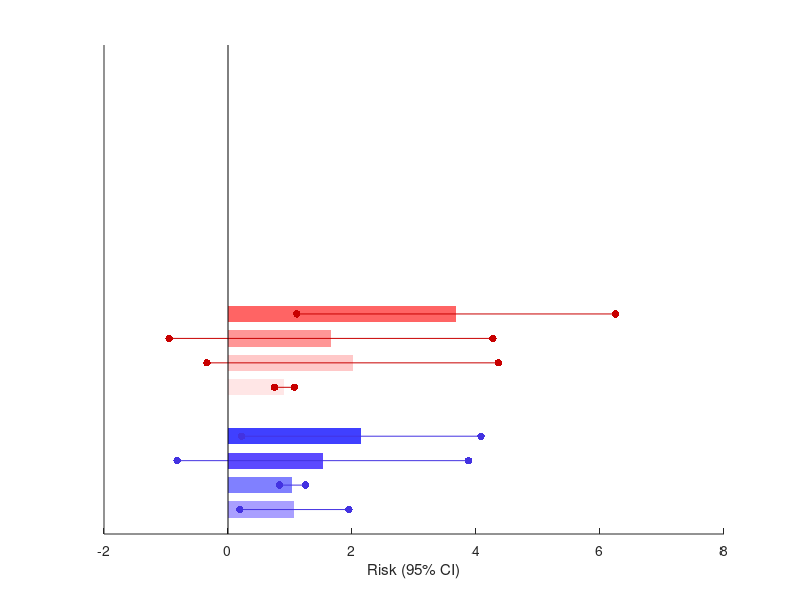

MATLAB code to generate this figure: (Note: this script raises an error after producing the figure.)
%%

clc
clear
close all
set(0,'defaultfigurecolor','w')

figure_fontsize=18;

yy=-[
     
     15+2
     16.5+2
     18+2
     19.5+2
     
     21.5+3
     23+3
     24.5+3
     26+3];

xx1=[3.68 1.11, 6.25
    1.66 -0.95, 4.27
    2.01 -0.34, 4.36
    0.91 0.75, 1.07
    
    2.15 0.22, 4.08
    1.53 -0.82, 3.88
    1.04 0.83, 1.25
    1.07 0.19, 1.95];

oo1=[0
    0
    0
    0
    
    0
    0
    0
    0
    
    ];

BarColor=[
    255 100 100
    255 150 150
    255 200 200
    255 230 230
    
    64 64 255
    92 74 255
    128 128 255
    169 159 255
    ]/255;

MarkerColor=[200 0 0
    200 0 0
    200 0 0
    200 0 0
    
    67 50 225
    67 50 225
    67 50 225
    67 50 225
    
    ]/255;


fig1=figure(1);
for i=1:8
    rectangle('Position',[oo1(i),yy(i),xx1(i,1),1],'FaceColor',BarColor(i,:),'EdgeColor','none')
    hold on
    scatter(xx1(i,2),yy(i)+0.5,30,MarkerColor(i,:),'o','filled')
    hold on
    scatter(xx1(i,3),yy(i)+0.5,30,MarkerColor(i,:),'o','filled')
    hold on
    linex=[xx1(i,2),xx1(i,3)];
    liney=[yy(i),yy(i)]+0.5;
    plot(linex,liney,'-','color',MarkerColor(i,:))
end
set(gca,'ytick',[],'yticklabel',[])

xref=[0 0];
yref=[0 -30];
plot(xref,yref,'-k')

xlabel('Risk (95% CI)')
fig1.Position = [475 79 286 898];
set(gca,'fontsize',figure_fontsize,'fontname','times new roman')



%%

xx2=[2.48 0.80, 4.16
    1.16 -0.74, 3.06
    0.54 -0.99, 2.07
    1.06 0.02, 2.10
    
    0.98 -0.60, 2.56
    0.52 -1.24, 2.28
    0.10 -0.04, 0.24
    0.88 -0.14, 1.90
    
];

oo2=[0
    0
    0
    0
    
    0
    0
    0
    0
    
 ];



fig2=figure(2);
for i=1:8
    rectangle('Position',[oo2(i),yy(i),xx2(i,1),1],'FaceColor',BarColor(i,:),'EdgeColor','none')
    hold on
    scatter(xx2(i,2),yy(i)+0.5,30,'ok','filled')
    hold on
    scatter(xx2(i,3),yy(i)+0.5,30,'ok','filled')
    hold on
    linex=[xx2(i,2),xx2(i,3)];
    liney=[yy(i),yy(i)]+0.5;
    plot(linex,liney,'-k')
end
set(gca,'ytick',[],'yticklabel',[])

xref=[0 0];
yref=[0 -30];
plot(xref,yref,'-k')
xlim([-2,6])
xlabel('Risk (%)')
fig2.Position = [475 79 286 898];
set(gca,'fontsize',figure_fontsize,'fontname','times new roman')


%%



xx3=[0.17 -0.34, 0.68
    0.18 -1.61, 1.97
    0.34 -1.58, 2.26
    1.00 -0.64, 2.64
    
    0.60 -0.60, 1.26
    0.23 -1.50, 1.96
    0.51 -1.31, 2.33
    0.62 -0.92, 2.16];

oo3=[0
    0
    0
    0
    
    0
    0
    0
    0
];



fig3=figure(3);
for i=1:8
    rectangle('Position',[oo3(i),yy(i),xx3(i,1),1],'FaceColor',BarColor(i,:),'EdgeColor','none')
    hold on
    scatter(xx3(i,2),yy(i)+0.5,30,'ok','filled')
    hold on
    scatter(xx3(i,3),yy(i)+0.5,30,'ok','filled')
    hold on
    linex=[xx3(i,2),xx3(i,3)];
    liney=[yy(i),yy(i)]+0.5;
    plot(linex,liney,'-k')
end
set(gca,'ytick',[],'yticklabel',[])

xref=[0 0];
yref=[0 -30];
plot(xref,yref,'-k')
xlim([-2,6])
xlabel('Risk (%)')
fig3.Position = [475 79 286 898];
set(gca,'fontsize',figure_fontsize,'fontname','times new roman')

%%



xx4=[1.68 -0.24, 3.60
    0.36 -0.11, 0.83
    1.41 -2.38, 5.20
    1.05 -1.11, 3.21
    
    1.87 -1.75, 5.49
    0.55 -1.88, 2.98
    0.78 -1.73, 3.29
    0.99 -1.05, 3.03
    
];

oo4=[0
    0
    0
    0
    
    0
    0
    0
    0];
    



fig4=figure(4);
for i=1:8
    rectangle('Position',[oo4(i),yy(i),xx4(i,1),1],'FaceColor',BarColor(i,:),'EdgeColor','none')
    hold on
    scatter(xx4(i,2),yy(i)+0.5,30,'ok','filled')
    hold on
    scatter(xx4(i,3),yy(i)+0.5,30,'ok','filled')
    hold on
    linex=[xx4(i,2),xx4(i,3)];
    liney=[yy(i),yy(i)]+0.5;
    plot(linex,liney,'-k')
end
set(gca,'ytick',[],'yticklabel',[])

xref=[0 0];
yref=[0 -30];
plot(xref,yref,'-k')
xlim([-4,8])
xlabel('Risk (%)')
fig4.Position = [475 79 286 898];
set(gca,'fontsize',figure_fontsize,'fontname','times new roman')





fig5=figure(5)
fig5.Position = [475 79 1500 898];
[ha,pos]=tight_subplot(1,4,[0.1 0.1],[0.1 0.1],[0.1,0.1])

axes(ha(2))

for i=1:8
    rectangle('Position',[oo1(i),yy(i),xx1(i,1),1],'FaceColor',BarColor(i,:),'EdgeColor','none')
    hold on
    scatter(xx1(i,2),yy(i)+0.5,30,MarkerColor(i,:),'o','filled')
    hold on
    scatter(xx1(i,3),yy(i)+0.5,30,MarkerColor(i,:),'o','filled')
    hold on
    linex=[xx1(i,2),xx1(i,3)];
    liney=[yy(i),yy(i)]+0.5;
    plot(linex,liney,'-','color',MarkerColor(i,:))
end
xlim([-4,8])
ylim([-30 0])
set(gca,'ytick',[],'yticklabel',[])
set(gca,'xtick',[-4:2:8],'xticklabel',[-4:2:8])
%xref=[0 0];
%yref=[0 -30];
%plot(xref,yref,'-k')


xlabel('Risk (95% CI)')
set(gca,'fontsize',figure_fontsize,'fontname','times new roman')
set(gca,'YAxisLocation','Origin')
axes(ha(3))

for i=1:8
    rectangle('Position',[oo2(i),yy(i),xx2(i,1),1],'FaceColor',BarColor(i,:),'EdgeColor','none')
    hold on
    scatter(xx2(i,2),yy(i)+0.5,30,MarkerColor(i,:),'o','filled')
    hold on
    scatter(xx2(i,3),yy(i)+0.5,30,MarkerColor(i,:),'o','filled')
    hold on
    linex=[xx2(i,2),xx2(i,3)];
    liney=[yy(i),yy(i)]+0.5;
    plot(linex,liney,'-','color',MarkerColor(i,:))
end
set(gca,'ytick',[],'yticklabel',[])
set(gca,'xtick',[-4:2:8],'xticklabel',[-4:2:8])
xref=[0 0];
%yref=[0 -30];
%plot(xref,yref,'-k')
xlim([-4,8])
ylim([-30 0])

xlabel('Risk (95% CI)')
set(gca,'YAxisLocation','Origin')
set(gca,'fontsize',figure_fontsize,'fontname','times new roman')


axes(ha(4))

for i=1:8
    rectangle('Position',[oo3(i),yy(i),xx3(i,1),1],'FaceColor',BarColor(i,:),'EdgeColor','none')
    hold on
    scatter(xx3(i,2),yy(i)+0.5,30,MarkerColor(i,:),'o','filled')
    hold on
    scatter(xx3(i,3),yy(i)+0.5,30,MarkerColor(i,:),'o','filled')
    hold on
    linex=[xx3(i,2),xx3(i,3)];
    liney=[yy(i),yy(i)]+0.5;
    plot(linex,liney,'-','color',MarkerColor(i,:))
end
set(gca,'ytick',[],'yticklabel',[])
set(gca,'xtick',[-4:2:8],'xticklabel',[-4:2:8])
%xref=[0 0];
%yref=[0 -30];
%plot(xref,yref,'-k')
xlim([-4,8])
ylim([-30 0])

xlabel('Risk (95% CI)')

set(gca,'fontsize',figure_fontsize,'fontname','times new roman')
set(gca,'YAxisLocation','Origin')
axes(ha(1))

for i=1:8
    rectangle('Position',[oo4(i),yy(i),xx4(i,1),1],'FaceColor',BarColor(i,:),'EdgeColor','none')
    hold on
    scatter(xx4(i,2),yy(i)+0.5,30,MarkerColor(i,:),'o','filled')
    hold on
    scatter(xx4(i,3),yy(i)+0.5,30,MarkerColor(i,:),'o','filled')
    hold on
    linex=[xx4(i,2),xx4(i,3)];
    liney=[yy(i),yy(i)]+0.5;
    plot(linex,liney,'-','color',MarkerColor(i,:))
end
set(gca,'ytick',[],'yticklabel',[])
set(gca,'xtick',[-4:2:8],'xticklabel',[-4:2:8])
%xref=[0 0];
%yref=[0 -30];
%plot(xref,yref,'-k')
xlim([-4,8])
ylim([-30 0])
xlabel('Risk (95% CI)')
set(gca,'YAxisLocation','Origin')
set(gca,'fontsize',figure_fontsize,'fontname','times new roman')


%%
fig6=figure(6)

fig6.Position = [475 79 1500 898];

[ha,pos]=tight_subplot(1,1,[0.1 0.1],[0.1 0.1],[0.1,0.1])



fontsize=18;

ylim([-30 0])
xlim([-3 30])

text(10.2,0.5-14.5,'Risk (95% CI)','fontsize',figure_fontsize,'fontweight','bold','fontname','times new roman','color','k','rotation',0)
text(15.2,0.5-14.5,'Risk (95% CI)','fontsize',figure_fontsize,'fontweight','bold','fontname','times new roman','color','k','rotation',0)
text(20.2,0.5-14.5,'Risk (95% CI)','fontsize',figure_fontsize,'fontweight','bold','fontname','times new roman','color','k','rotation',0)
text(25.2,0.5-14.5,'Risk (95% CI)','fontsize',figure_fontsize,'fontweight','bold','fontname','times new roman','color','k','rotation',0)

yy=yy+0.5;

text(-1,yy(4)+1.4,'Male','fontsize',figure_fontsize,'fontweight','bold','fontname','times new roman','color','k','rotation',90)
text(-1,yy(8)+1.06,'Female','fontsize',figure_fontsize,'fontweight','bold','fontname','times new roman','color','k','rotation',90)



text(0,yy(1),'Pure hot spell','fontsize',figure_fontsize,'fontname','times new roman','color','k','rotation',0)
text(0,yy(2),'Compound event (shower/light rain)','fontsize',figure_fontsize,'fontname','times new roman','color','k','rotation',0)
text(0,yy(3),'Compound event (moderate rain)','fontsize',figure_fontsize,'fontname','times new roman','color','k','rotation',0)
text(0,yy(4),'Extreme precipitation','fontsize',figure_fontsize,'fontname','times new roman','color','k','rotation',0)


text(0,yy(5),'Pure hot spell','fontsize',figure_fontsize,'fontname','times new roman','color','k','rotation',0)
text(0,yy(6),'Compound event (shower/light rain)','fontsize',figure_fontsize,'fontname','times new roman','color','k','rotation',0)
text(0,yy(7),'Compound event (moderate rain)','fontsize',figure_fontsize,'fontname','times new roman','color','k','rotation',0)
text(0,yy(8),'Extreme precipitation','fontsize',figure_fontsize,'fontname','times new roman','color','k','rotation',0)

% Pre-Warning

text(10,yy(1),'1.68 (-0.24, 3.60)','fontsize',figure_fontsize,'fontname','times new roman','color','k','rotation',0)
text(10,yy(2),'0.36 (-0.11, 0.83)','fontsize',figure_fontsize,'fontname','times new roman','color','k','rotation',0)
text(10,yy(3),'1.41 (-2.38, 5.20)','fontsize',figure_fontsize,'fontname','times new roman','color','k','rotation',0)
text(10,yy(4),'1.05 (-1.11, 3.21)','fontsize',figure_fontsize,'fontname','times new roman','color','k','rotation',0)


text(10,yy(5),'1.87 (-1.75, 5.49)','fontsize',figure_fontsize,'fontname','times new roman','color','k','rotation',0)
text(10,yy(6),'0.55 (-1.88, 2.98)','fontsize',figure_fontsize,'fontname','times new roman','color','k','rotation',0)
text(10,yy(7),'0.78 (-1.73, 3.29)','fontsize',figure_fontsize,'fontname','times new roman','color','k','rotation',0)
text(10,yy(8),'0.99 (-1.05, 3.03)','fontsize',figure_fontsize,'fontname','times new roman','color','k','rotation',0)

% Pre-Post 1week

ss=1.5;
text(10*ss,yy(1),'3.68 (1.11, 6.25)','fontsize',figure_fontsize,'fontname','times new roman','color','k','rotation',0)
text(10*ss,yy(2),'1.66 (-0.95, 4.27)','fontsize',figure_fontsize,'fontname','times new roman','color','k','rotation',0)
text(10*ss,yy(3),'2.01 (-0.34, 4.36)','fontsize',figure_fontsize,'fontname','times new roman','color','k','rotation',0)
text(10*ss,yy(4),'0.91 (0.75, 1.07)','fontsize',figure_fontsize,'fontname','times new roman','color','k','rotation',0)


text(10*ss,yy(5),'2.15 (0.22, 4.08)','fontsize',figure_fontsize,'fontname','times new roman','color','k','rotation',0)
text(10*ss,yy(6),'1.53 (-0.82, 3.88)','fontsize',figure_fontsize,'fontname','times new roman','color','k','rotation',0)
text(10*ss,yy(7),'1.04 (0.83, 1.25)','fontsize',figure_fontsize,'fontname','times new roman','color','k','rotation',0)
text(10*ss,yy(8),'1.07 (0.19, 1.95)','fontsize',figure_fontsize,'fontname','times new roman','color','k','rotation',0)


% Pre-Post 2week

ss=2;
text(10*ss,yy(1),'2.48 (0.80, 4.16)','fontsize',figure_fontsize,'fontname','times new roman','color','k','rotation',0)
text(10*ss,yy(2),'1.16 (-0.74, 3.06)','fontsize',figure_fontsize,'fontname','times new roman','color','k','rotation',0)
text(10*ss,yy(3),'0.54 (-0.99, 2.07)','fontsize',figure_fontsize,'fontname','times new roman','color','k','rotation',0)
text(10*ss,yy(4),'1.06 (0.02, 2.10)','fontsize',figure_fontsize,'fontname','times new roman','color','k','rotation',0)


text(10*ss,yy(5),'0.98 (-0.60, 2.56)','fontsize',figure_fontsize,'fontname','times new roman','color','k','rotation',0)
text(10*ss,yy(6),'0.52 (-1.24, 2.28)','fontsize',figure_fontsize,'fontname','times new roman','color','k','rotation',0)
text(10*ss,yy(7),'0.10 (-0.04, 0.24)','fontsize',figure_fontsize,'fontname','times new roman','color','k','rotation',0)
text(10*ss,yy(8),'0.88 (-0.14, 1.90)','fontsize',figure_fontsize,'fontname','times new roman','color','k','rotation',0)


% Pre-Post 3week

ss=2.5;
text(10*ss,yy(1),'0.17 (-0.34, 0.68)','fontsize',figure_fontsize,'fontname','times new roman','color','k','rotation',0)
text(10*ss,yy(2),'0.18 (-1.61, 1.97)','fontsize',figure_fontsize,'fontname','times new roman','color','k','rotation',0)
text(10*ss,yy(3),'0.34 (-1.58, 2.26)','fontsize',figure_fontsize,'fontname','times new roman','color','k','rotation',0)
text(10*ss,yy(4),'1.00 (-0.64, 2.64)','fontsize',figure_fontsize,'fontname','times new roman','color','k','rotation',0)


text(10*ss,yy(5),'0.60 (-0.60, 1.26)','fontsize',figure_fontsize,'fontname','times new roman','color','k','rotation',0)
text(10*ss,yy(6),'0.23 (-1.50, 1.96)','fontsize',figure_fontsize,'fontname','times new roman','color','k','rotation',0)
text(10*ss,yy(7),'0.51 (-1.31, 2.33)','fontsize',figure_fontsize,'fontname','times new roman','color','k','rotation',0)
text(10*ss,yy(8),'0.62 (-0.92, 2.16)','fontsize',figure_fontsize,'fontname','times new roman','color','k','rotation',0)



xlabel('Risk (95% CI)')

set(gca,'fontsize',figure_fontsize,'fontname','times new roman')
